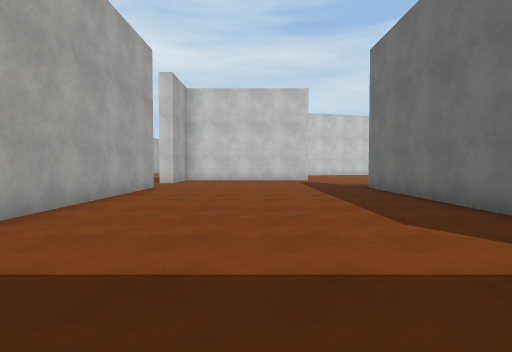
view 1 (above)

19 first-person views from a walk through a Unity game level. The camera is 1.3 m above the floor, tilts 2° down and sees 80° across. Doors are open. The floor is counted in squares, 2 m on a side. Each view is taken from the middle of a square. On the plan, view 1 faces up. The plan holds only what a view shows up to about 10 squares ahead; the rest is blank. The place goes on beyond the plan. The player character is not drawn. Surface patterns are stand-ins for the level's own textures.

view 2
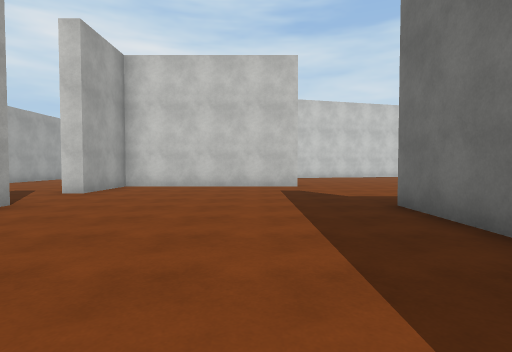

view 3
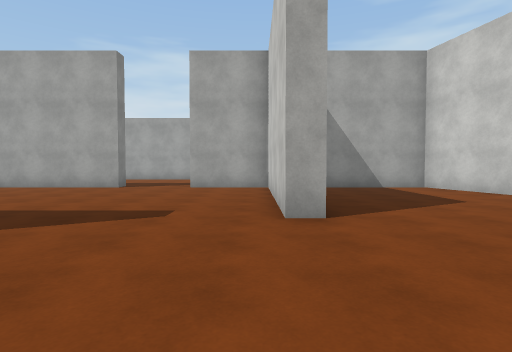

view 4
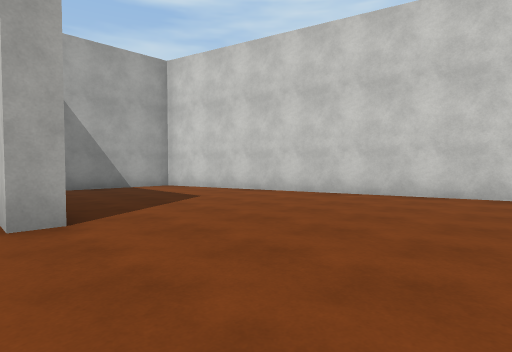

view 5
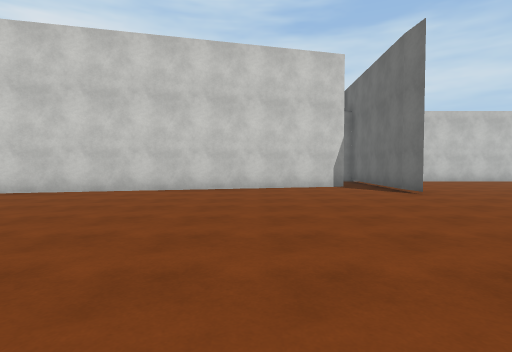

view 6
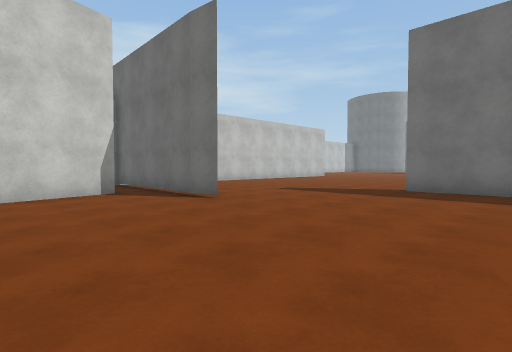

view 7
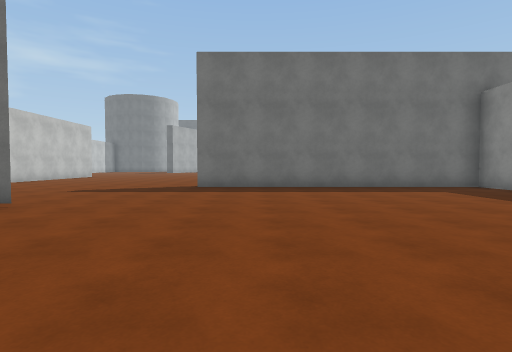

view 8
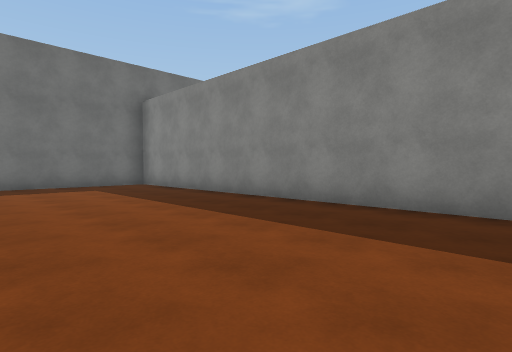

view 9
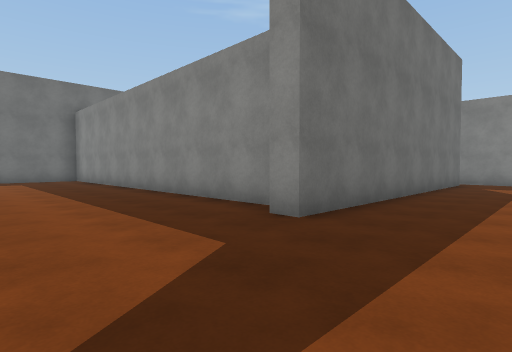

view 10
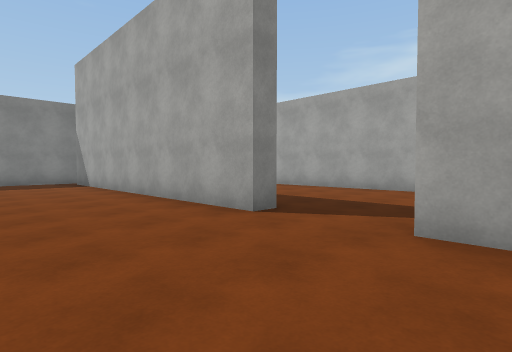

view 11
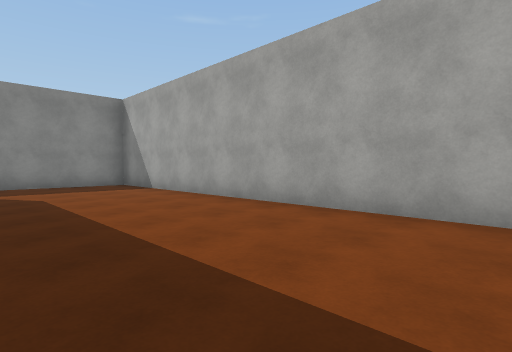

view 12
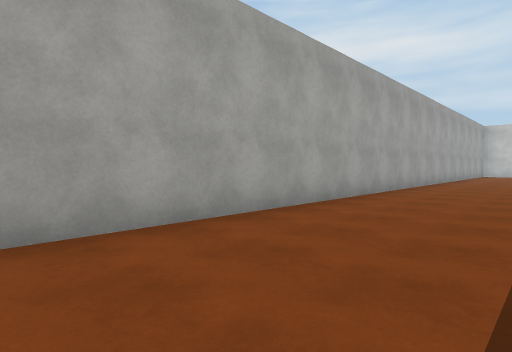

view 13
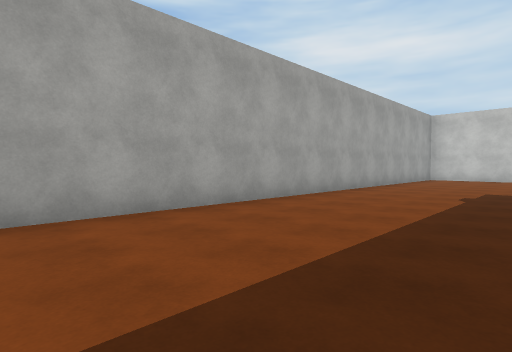

view 14
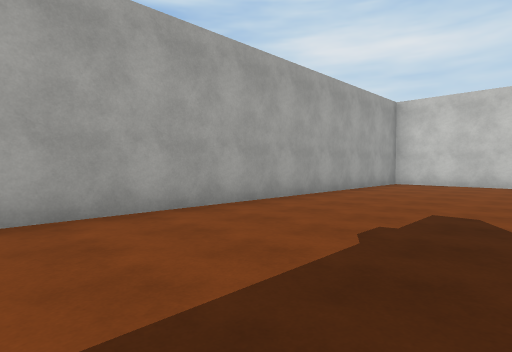

view 15
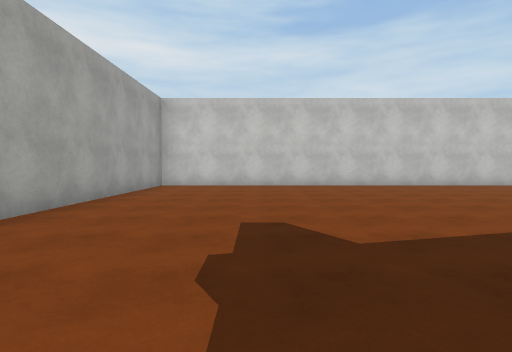

view 16
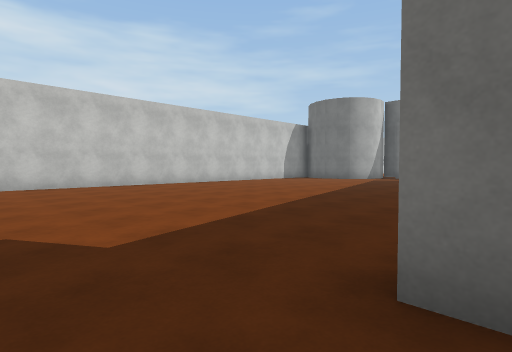

view 17
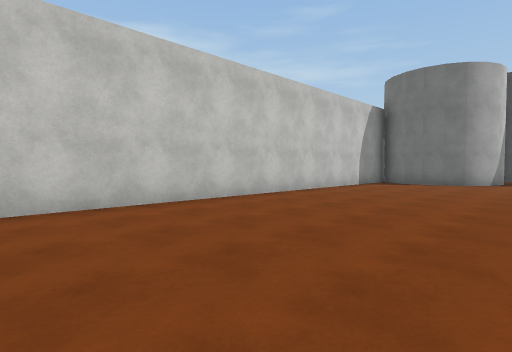

view 18
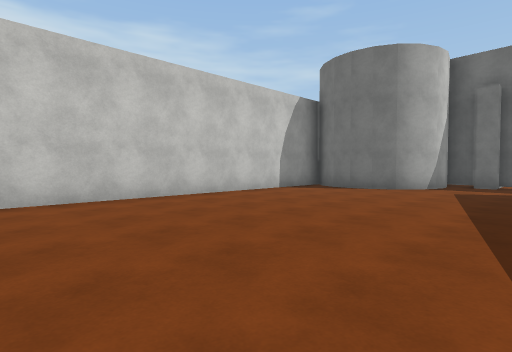

view 19
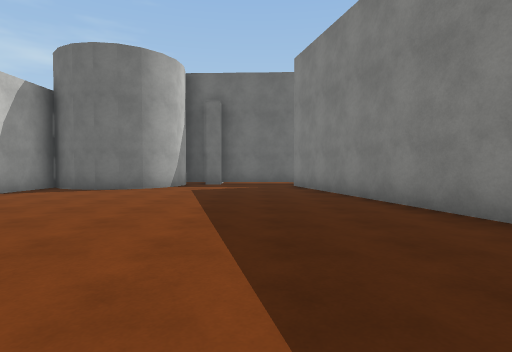

### Floor plan
Ten units are one square. View 1 is at (0, 0); x grows to the right and y downward. Boxes are objects, and circles mark ways between rooms. Rooms are numbered by the first view taken in them; rooms with no view inside come last. Other rooms are left out.
<svg viewBox="-85 -294 241 301">
<path fill="none" stroke="#000" d="M23 -139 23 -134 -30 -134 -30 -111M42 -83 151 -83 151 -168M-30 -89 -30 -8M107 -188 107 -196M107 -195 107 -205M97 -213 -30 -180 -30 -150M33 -5 33 -89 39 -89M-20 2 -10 2M-35 -190 -35 -196M33 -201 97 -218M-30 -111 -35 -111M-35 -89 -30 -89M107 -205 108 -242 104 -242 104 -248M108 -248 109 -255M106 -254 100 -253 94 -254 89 -257 85 -261 82 -267 81 -273 82 -279 85 -284M89 -289 -80 -289 -80 2 -49 2"/>
<circle cx="-30" cy="-100" r="3" fill="#2a7"/>
<circle cx="100" cy="-210" r="3" fill="#2a7"/>
<text x="50" y="-120">1</text>
<text x="-20" y="-200">2</text>
</svg>
Room 1 opens to room 2.

Where each view was taken, in squares from view 1:
view 1: 0 up, 0 right, facing up
view 2: 4 up, 1 right, facing up
view 3: 13 up, 6 right, facing left
view 4: 13 up, 6 right, facing up-left
view 5: 12 up, 7 right, facing up
view 6: 14 up, 7 right, facing up-right
view 7: 15 up, 6 right, facing right
view 8: 13 up, 5 right, facing down-right
view 9: 12 up, 1 right, facing down-right
view 10: 12 up, 0 right, facing down-left
view 11: 10 up, 4 left, facing down-left
view 12: 8 up, 5 left, facing up-left
view 13: 14 up, 4 left, facing up-left
view 14: 18 up, 4 left, facing up-left
view 15: 19 up, 5 left, facing up
view 16: 19 up, 5 left, facing up-right
view 17: 24 up, 3 left, facing up-right
view 18: 23 up, 0 right, facing up-right
view 19: 23 up, 0 right, facing right
